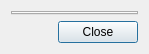
<?xml version="1.0" encoding="UTF-8"?>
<ui version="4.0">
 <class>SimulationVariablesDialog</class>
 <widget class="QDialog" name="SimulationVariablesDialog">
  <property name="geometry">
   <rect>
    <x>0</x>
    <y>0</y>
    <width>145</width>
    <height>50</height>
   </rect>
  </property>
  <property name="windowTitle">
   <string>Simulation Variables</string>
  </property>
  <property name="sizeGripEnabled">
   <bool>false</bool>
  </property>
  <layout class="QGridLayout" name="gridLayout">
   <property name="sizeConstraint">
    <enum>QLayout::SetMinimumSize</enum>
   </property>
   <item row="1" column="0">
    <widget class="QDialogButtonBox" name="buttonBox">
     <property name="orientation">
      <enum>Qt::Horizontal</enum>
     </property>
     <property name="standardButtons">
      <set>QDialogButtonBox::Close</set>
     </property>
    </widget>
   </item>
   <item row="0" column="0">
    <widget class="QTabWidget" name="simulationVariablesTab">
     <property name="minimumSize">
      <size>
       <width>0</width>
       <height>0</height>
      </size>
     </property>
     <property name="currentIndex">
      <number>-1</number>
     </property>
    </widget>
   </item>
  </layout>
 </widget>
 <resources/>
 <connections>
  <connection>
   <sender>buttonBox</sender>
   <signal>accepted()</signal>
   <receiver>SimulationVariablesDialog</receiver>
   <slot>accept()</slot>
   <hints>
    <hint type="sourcelabel">
     <x>248</x>
     <y>254</y>
    </hint>
    <hint type="destinationlabel">
     <x>157</x>
     <y>274</y>
    </hint>
   </hints>
  </connection>
  <connection>
   <sender>buttonBox</sender>
   <signal>rejected()</signal>
   <receiver>SimulationVariablesDialog</receiver>
   <slot>reject()</slot>
   <hints>
    <hint type="sourcelabel">
     <x>316</x>
     <y>260</y>
    </hint>
    <hint type="destinationlabel">
     <x>286</x>
     <y>274</y>
    </hint>
   </hints>
  </connection>
 </connections>
</ui>
